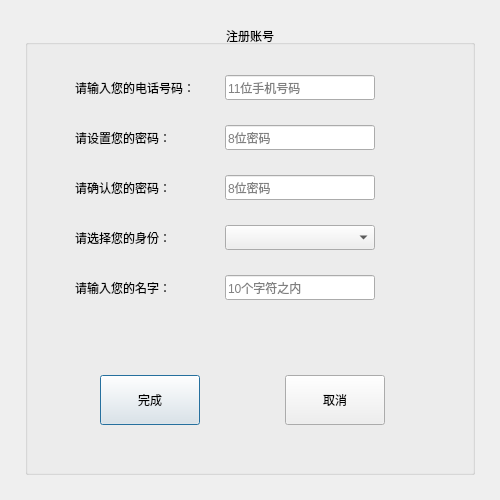
<?xml version="1.0" encoding="UTF-8"?>
<ui version="4.0">
 <class>RegisterForm</class>
 <widget class="QDialog" name="RegisterForm">
  <property name="windowModality">
   <enum>Qt::WindowModal</enum>
  </property>
  <property name="enabled">
   <bool>true</bool>
  </property>
  <property name="geometry">
   <rect>
    <x>0</x>
    <y>0</y>
    <width>500</width>
    <height>500</height>
   </rect>
  </property>
  <property name="sizePolicy">
   <sizepolicy hsizetype="Preferred" vsizetype="Preferred">
    <horstretch>0</horstretch>
    <verstretch>0</verstretch>
   </sizepolicy>
  </property>
  <property name="minimumSize">
   <size>
    <width>500</width>
    <height>500</height>
   </size>
  </property>
  <property name="maximumSize">
   <size>
    <width>500</width>
    <height>500</height>
   </size>
  </property>
  <property name="windowTitle">
   <string>注册账号</string>
  </property>
  <widget class="QGroupBox" name="gbRegister">
   <property name="geometry">
    <rect>
     <x>25</x>
     <y>25</y>
     <width>450</width>
     <height>450</height>
    </rect>
   </property>
   <property name="minimumSize">
    <size>
     <width>450</width>
     <height>450</height>
    </size>
   </property>
   <property name="maximumSize">
    <size>
     <width>450</width>
     <height>450</height>
    </size>
   </property>
   <property name="whatsThis">
    <string>由数字和字母组成</string>
   </property>
   <property name="title">
    <string>注册账号</string>
   </property>
   <property name="alignment">
    <set>Qt::AlignCenter</set>
   </property>
   <widget class="QLabel" name="lblPhone">
    <property name="geometry">
     <rect>
      <x>50</x>
      <y>50</y>
      <width>150</width>
      <height>25</height>
     </rect>
    </property>
    <property name="frameShape">
     <enum>QFrame::NoFrame</enum>
    </property>
    <property name="text">
     <string>请输入您的电话号码：</string>
    </property>
   </widget>
   <widget class="QLabel" name="lblPW">
    <property name="geometry">
     <rect>
      <x>50</x>
      <y>100</y>
      <width>150</width>
      <height>25</height>
     </rect>
    </property>
    <property name="text">
     <string>请设置您的密码：</string>
    </property>
   </widget>
   <widget class="QLabel" name="lblState1">
    <property name="geometry">
     <rect>
      <x>375</x>
      <y>50</y>
      <width>25</width>
      <height>25</height>
     </rect>
    </property>
    <property name="text">
     <string/>
    </property>
   </widget>
   <widget class="QLabel" name="lblState2">
    <property name="geometry">
     <rect>
      <x>375</x>
      <y>100</y>
      <width>25</width>
      <height>25</height>
     </rect>
    </property>
    <property name="text">
     <string/>
    </property>
   </widget>
   <widget class="QLineEdit" name="lePhone">
    <property name="geometry">
     <rect>
      <x>200</x>
      <y>50</y>
      <width>150</width>
      <height>25</height>
     </rect>
    </property>
    <property name="text">
     <string/>
    </property>
    <property name="maxLength">
     <number>11</number>
    </property>
    <property name="placeholderText">
     <string>11位手机号码</string>
    </property>
   </widget>
   <widget class="QLineEdit" name="lePW">
    <property name="geometry">
     <rect>
      <x>200</x>
      <y>100</y>
      <width>150</width>
      <height>25</height>
     </rect>
    </property>
    <property name="whatsThis">
     <string>由数字和字母组成</string>
    </property>
    <property name="maxLength">
     <number>8</number>
    </property>
    <property name="echoMode">
     <enum>QLineEdit::Password</enum>
    </property>
    <property name="placeholderText">
     <string>8位密码</string>
    </property>
   </widget>
   <widget class="QPushButton" name="btnSubmit">
    <property name="geometry">
     <rect>
      <x>75</x>
      <y>350</y>
      <width>100</width>
      <height>50</height>
     </rect>
    </property>
    <property name="text">
     <string>完成</string>
    </property>
   </widget>
   <widget class="QPushButton" name="btnCancel">
    <property name="geometry">
     <rect>
      <x>260</x>
      <y>350</y>
      <width>100</width>
      <height>50</height>
     </rect>
    </property>
    <property name="text">
     <string>取消</string>
    </property>
   </widget>
   <widget class="QLabel" name="lblErrMsg">
    <property name="geometry">
     <rect>
      <x>50</x>
      <y>300</y>
      <width>350</width>
      <height>25</height>
     </rect>
    </property>
    <property name="text">
     <string/>
    </property>
   </widget>
   <widget class="QLabel" name="lblPWDeux">
    <property name="geometry">
     <rect>
      <x>50</x>
      <y>150</y>
      <width>150</width>
      <height>25</height>
     </rect>
    </property>
    <property name="text">
     <string>请确认您的密码：</string>
    </property>
   </widget>
   <widget class="QLabel" name="lblState3">
    <property name="geometry">
     <rect>
      <x>375</x>
      <y>150</y>
      <width>25</width>
      <height>25</height>
     </rect>
    </property>
    <property name="text">
     <string/>
    </property>
   </widget>
   <widget class="QLineEdit" name="lePWDeux">
    <property name="geometry">
     <rect>
      <x>200</x>
      <y>150</y>
      <width>150</width>
      <height>25</height>
     </rect>
    </property>
    <property name="whatsThis">
     <string>由数字和字母组成</string>
    </property>
    <property name="maxLength">
     <number>8</number>
    </property>
    <property name="echoMode">
     <enum>QLineEdit::Password</enum>
    </property>
    <property name="placeholderText">
     <string>8位密码</string>
    </property>
   </widget>
   <widget class="QLabel" name="lblChar">
    <property name="geometry">
     <rect>
      <x>50</x>
      <y>200</y>
      <width>150</width>
      <height>25</height>
     </rect>
    </property>
    <property name="text">
     <string>请选择您的身份：</string>
    </property>
   </widget>
   <widget class="QComboBox" name="cbChar">
    <property name="geometry">
     <rect>
      <x>200</x>
      <y>200</y>
      <width>150</width>
      <height>25</height>
     </rect>
    </property>
    <property name="editable">
     <bool>false</bool>
    </property>
    <property name="currentText">
     <string/>
    </property>
    <property name="currentIndex">
     <number>-1</number>
    </property>
   </widget>
   <widget class="QLabel" name="lblName">
    <property name="geometry">
     <rect>
      <x>50</x>
      <y>250</y>
      <width>150</width>
      <height>25</height>
     </rect>
    </property>
    <property name="text">
     <string>请输入您的名字：</string>
    </property>
   </widget>
   <widget class="QLineEdit" name="leName">
    <property name="geometry">
     <rect>
      <x>200</x>
      <y>250</y>
      <width>150</width>
      <height>25</height>
     </rect>
    </property>
    <property name="placeholderText">
     <string>10个字符之内</string>
    </property>
   </widget>
   <widget class="QLabel" name="lblState4">
    <property name="geometry">
     <rect>
      <x>375</x>
      <y>250</y>
      <width>25</width>
      <height>25</height>
     </rect>
    </property>
    <property name="text">
     <string/>
    </property>
   </widget>
  </widget>
 </widget>
 <layoutdefault spacing="6" margin="11"/>
 <tabstops>
  <tabstop>lePhone</tabstop>
  <tabstop>lePW</tabstop>
  <tabstop>lePWDeux</tabstop>
  <tabstop>cbChar</tabstop>
  <tabstop>btnSubmit</tabstop>
  <tabstop>btnCancel</tabstop>
 </tabstops>
 <resources/>
 <connections>
  <connection>
   <sender>btnCancel</sender>
   <signal>clicked()</signal>
   <receiver>RegisterForm</receiver>
   <slot>reject()</slot>
   <hints>
    <hint type="sourcelabel">
     <x>349</x>
     <y>395</y>
    </hint>
    <hint type="destinationlabel">
     <x>493</x>
     <y>227</y>
    </hint>
   </hints>
  </connection>
  <connection>
   <sender>btnSubmit</sender>
   <signal>clicked()</signal>
   <receiver>RegisterForm</receiver>
   <slot>SubmitReg()</slot>
   <hints>
    <hint type="sourcelabel">
     <x>179</x>
     <y>395</y>
    </hint>
    <hint type="destinationlabel">
     <x>192</x>
     <y>282</y>
    </hint>
   </hints>
  </connection>
  <connection>
   <sender>cbChar</sender>
   <signal>currentIndexChanged(int)</signal>
   <receiver>RegisterForm</receiver>
   <slot>BindSelect(int)</slot>
   <hints>
    <hint type="sourcelabel">
     <x>368</x>
     <y>248</y>
    </hint>
    <hint type="destinationlabel">
     <x>463</x>
     <y>385</y>
    </hint>
   </hints>
  </connection>
  <connection>
   <sender>leName</sender>
   <signal>textChanged(QString)</signal>
   <receiver>RegisterForm</receiver>
   <slot>OnDelta()</slot>
   <hints>
    <hint type="sourcelabel">
     <x>362</x>
     <y>288</y>
    </hint>
    <hint type="destinationlabel">
     <x>488</x>
     <y>316</y>
    </hint>
   </hints>
  </connection>
  <connection>
   <sender>lePWDeux</sender>
   <signal>textChanged(QString)</signal>
   <receiver>RegisterForm</receiver>
   <slot>OnDelta()</slot>
   <hints>
    <hint type="sourcelabel">
     <x>355</x>
     <y>194</y>
    </hint>
    <hint type="destinationlabel">
     <x>494</x>
     <y>193</y>
    </hint>
   </hints>
  </connection>
  <connection>
   <sender>lePW</sender>
   <signal>textChanged(QString)</signal>
   <receiver>RegisterForm</receiver>
   <slot>OnDelta()</slot>
   <hints>
    <hint type="sourcelabel">
     <x>341</x>
     <y>137</y>
    </hint>
    <hint type="destinationlabel">
     <x>500</x>
     <y>148</y>
    </hint>
   </hints>
  </connection>
  <connection>
   <sender>lePhone</sender>
   <signal>textChanged(QString)</signal>
   <receiver>RegisterForm</receiver>
   <slot>OnDelta()</slot>
   <hints>
    <hint type="sourcelabel">
     <x>362</x>
     <y>80</y>
    </hint>
    <hint type="destinationlabel">
     <x>495</x>
     <y>86</y>
    </hint>
   </hints>
  </connection>
 </connections>
 <slots>
  <slot>CheckPhone(QString)</slot>
  <slot>CheckPW(QString)</slot>
  <slot>SubmitReg()</slot>
  <slot>CheckDeux(QString)</slot>
  <slot>BindSelect(int)</slot>
  <slot>OnDelta()</slot>
 </slots>
</ui>
